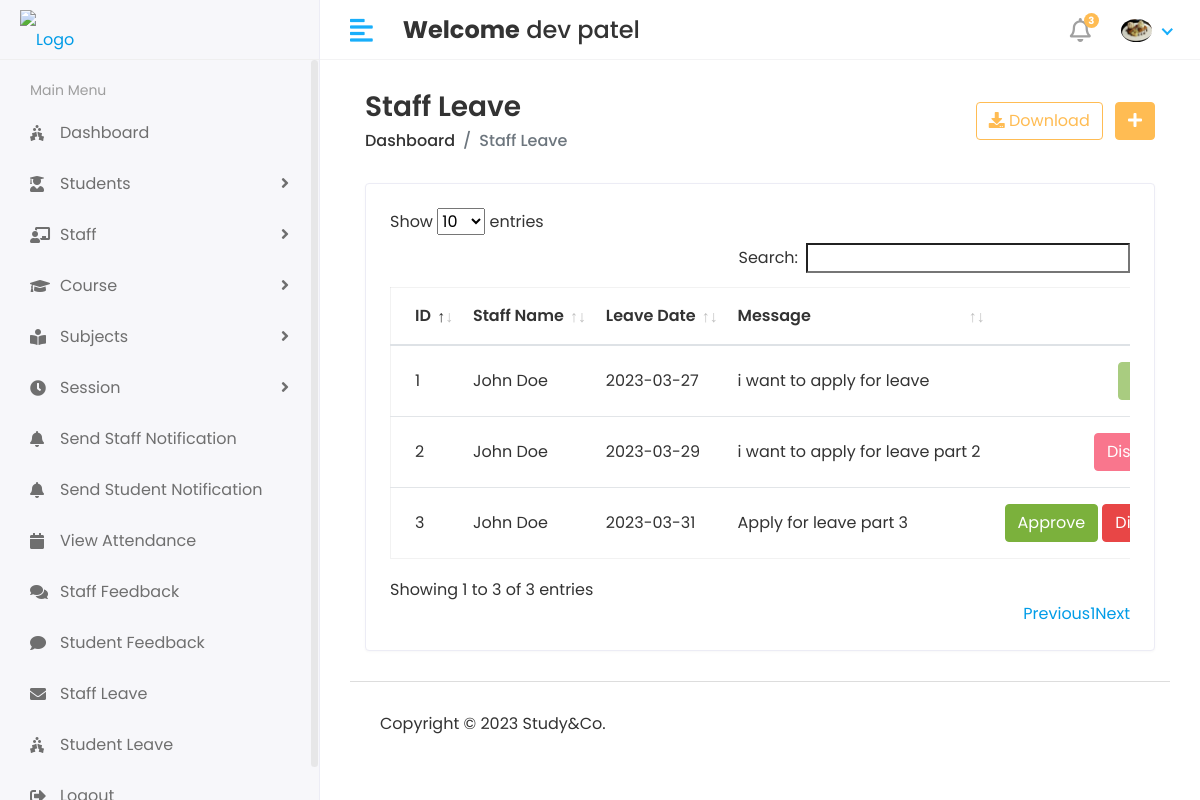
/Hod/Staff/Leave_View (signed in), run on an earlier commit of the app's database.
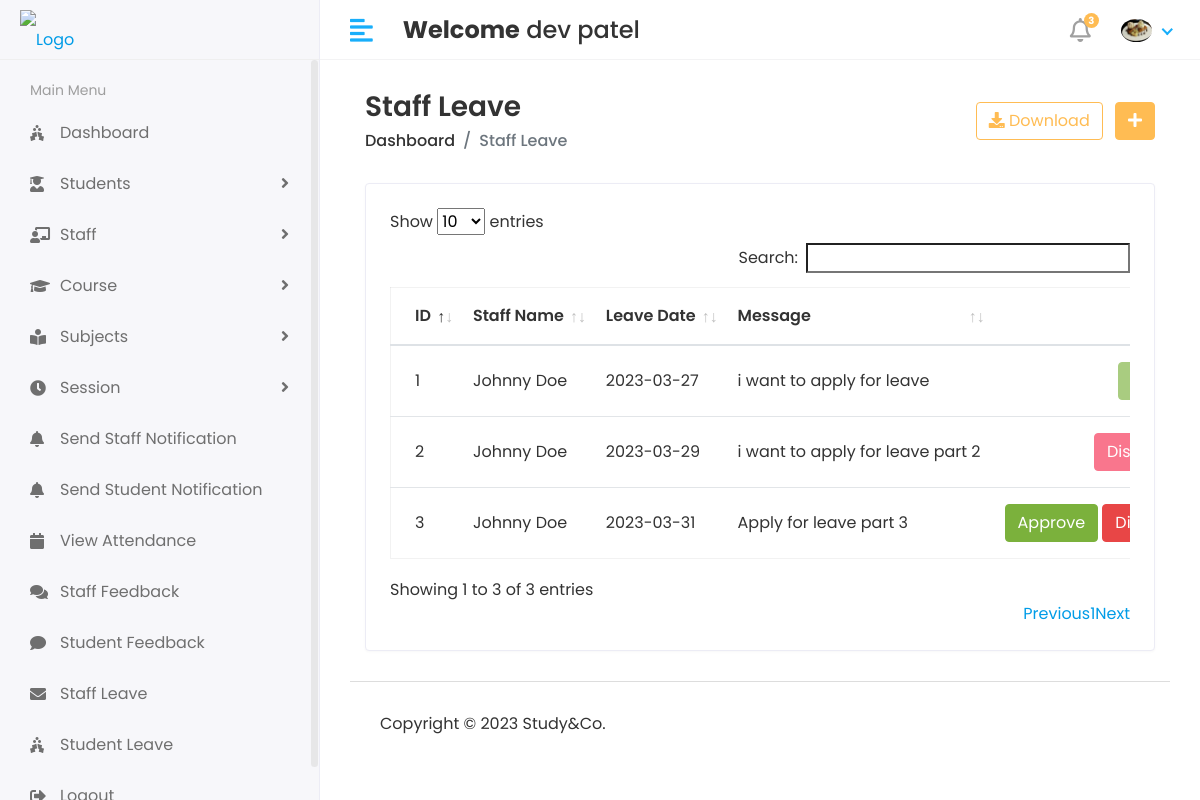
And on a later commit of the database.
### StudyApp/models.py (models this page shows, shortened)
class Staff_leave(models.Model):
    staff_id = models.ForeignKey(Staff,on_delete=models.CASCADE)
    data = models.CharField(max_length=100)
    message = models.TextField()
    status = models.IntegerField(default=0)
    created_at = models.DateTimeField(auto_now_add=True)
    updated_at = models.DateTimeField(auto_now_add=True)

class Staff(models.Model):
    admin = models.OneToOneField(CustomUser,on_delete=models.CASCADE)
    address = models.TextField()
    gender = models.CharField(max_length=100)
    created_at = models.DateTimeField(auto_now_add=True)
    updated_at = models.DateTimeField(auto_now=True)

class CustomUser(AbstractUser):
    USER = (
        (1,'HOD'),
        (2,'STAFF'),
        (3,'STUDENT'),
    )
    user_type = models.CharField(choices=USER,max_length=50,default=1)
    profile_pic = models.ImageField(upload_to='media/profile_pic')

### StudyGo/Hod_Views.py (the view)
# urls.py: path('Hod/Staff/Leave_View',Hod_Views.Staff_Leave_View,name='staff_leave_view'),
@login_required(login_url='/')
def Staff_Leave_View(request):
    staff_leave = Staff_leave.objects.all()
    context = {
        'staff_leave':staff_leave,
    }
    return render(request,'Hod/staff_leave.html',context)

### templates/Hod/staff_leave.html (shortened to what this page needs)
{% extends 'base.html' %} {% block content %}
<div class="content container-fluid">
  <div class="page-header">
    <div class="row align-items-center">
      <div class="col">
        <h3 class="page-title">Staff Leave</h3>
        <ul class="breadcrumb">
          <li class="breadcrumb-item"><a href="index.html">Dashboard</a></li>
          <li class="breadcrumb-item active">Staff Leave</li>
        </ul>
      </div>
      <div class="col-auto text-right float-right ml-auto">
        <a href="#" class="btn btn-outline-primary mr-2"
          ><i class="fas fa-download"></i> Download</a
        >
        <a href="add-student.html" class="btn btn-primary"
          ><i class="fas fa-plus"></i
        ></a>
      </div>
    </div>
  </div>
  <div class="row">
    <div class="col-sm-12">
      <div class="card card-table">
        <div class="card-body">
          <div class="table-responsive">
            <table id="table_id" class="table table-hover table-center mb-0">
              <thead>
                <tr>
                  <th>ID</th>
                  <th>Staff Name</th>
                  <th>Leave Date</th>
                  <th>Message</th>
                  <th class="text-right">Action</th>
                </tr>
              </thead>
              <tbody>
                {% for i in staff_leave %}
                <tr>
                  <td>{{i.id}}</td>
                  <td>
                    {{i.staff_id.admin.first_name}}
                    {{i.staff_id.admin.last_name}}
                  </td>
                  <td>{{i.data}}</td>
                  <td>{{i.message}}</td>
                  <td class="text-right">
                    <div class="actions">
                        {% if i.status == 0 %}
                        <a href="{% url 'staff_approve_leave' i.id %}" class="btn btn-success">Approve</a>
                        <a href="{% url 'staff_disapprove_leave' i.id %}" c class="btn btn-danger">Diapprove</a>
                        {% elif i.status == 1 %}
                        <button href="#" class="btn btn-success" disabled="disabled" >Approve</button>
                        {% else %}
                        <button href="#" class="btn btn-danger" disabled="disabled" >Disapprove</button>
                        {% endif %}
                    </div>
                  </td>
                </tr>
                {% endfor %}
              </tbody>
            </table>
          </div>
        </div>
      </div>
    </div>
  </div>
</div>
{% endblock content %}

What changed in the data, as far as the page shows it:
changed through a linked row, Staff_leave "i want to apply for leave": staff_id.admin.first_name "John" → "Johnny"
changed through a linked row, Staff_leave "i want to apply for leave part 2": staff_id.admin.first_name "John" → "Johnny"
changed through a linked row, Staff_leave "Apply for leave part 3": staff_id.admin.first_name "John" → "Johnny"
